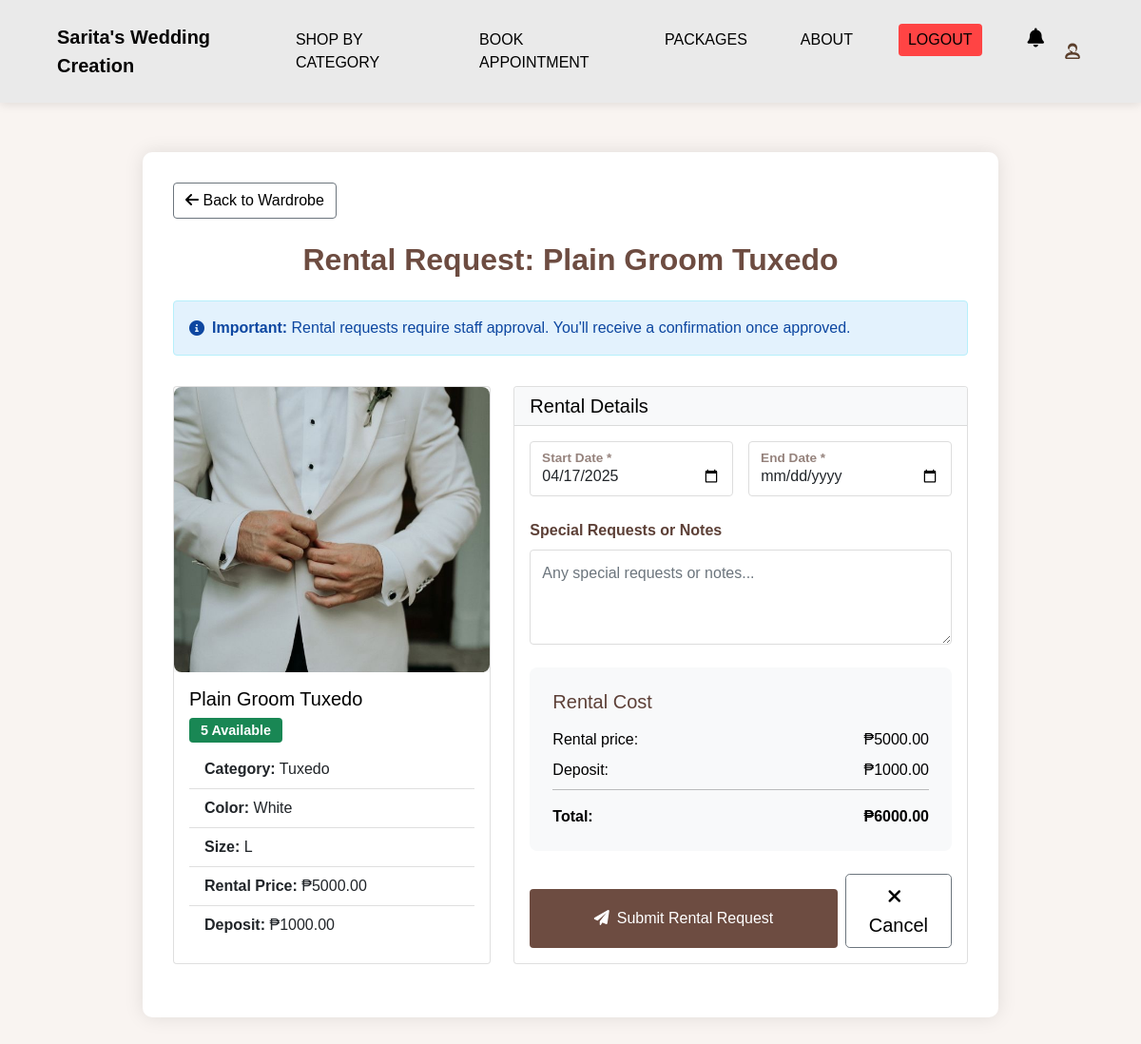
/rent-item/2/ (signed in), run on an earlier commit of the app's database.
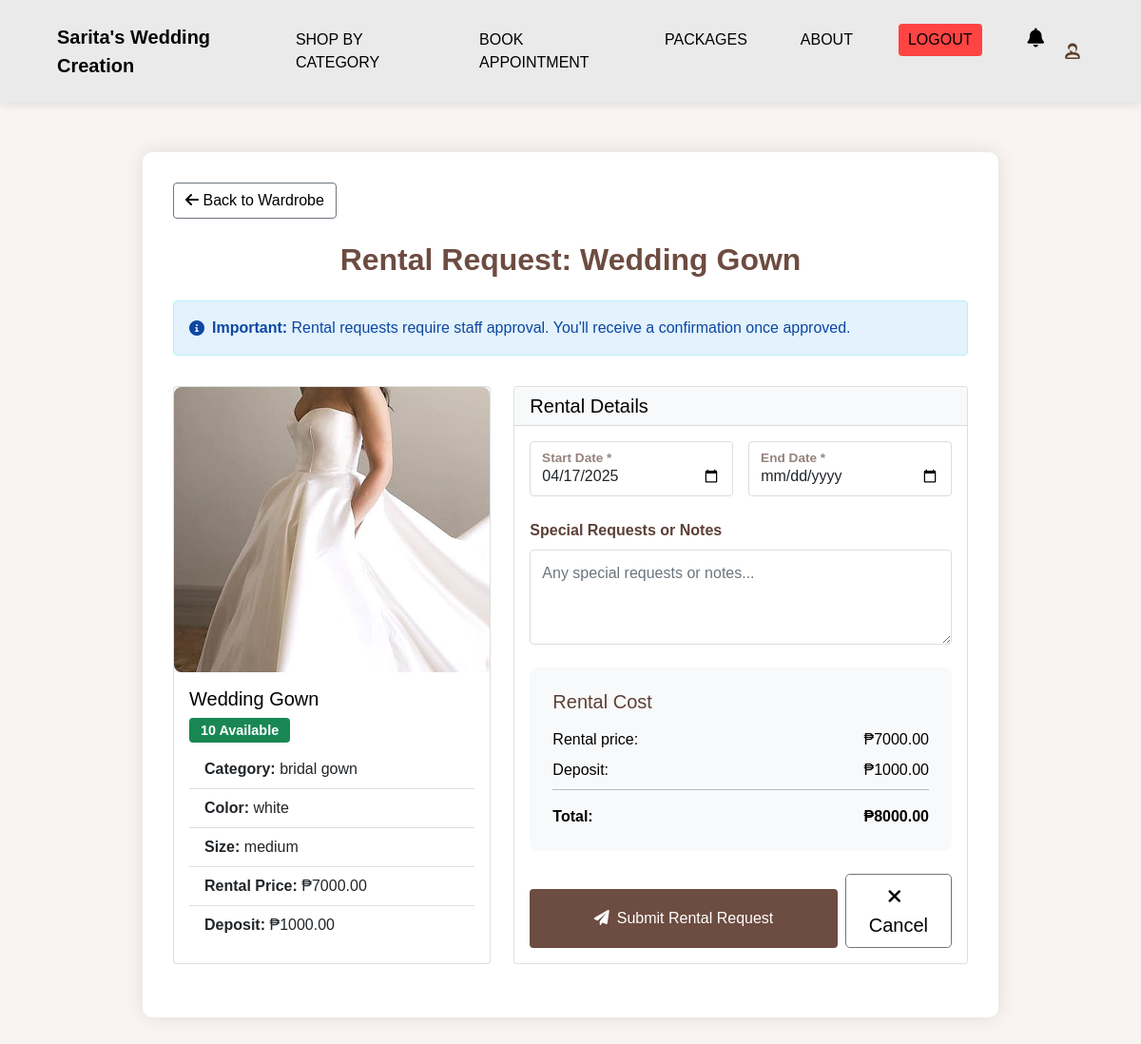
And on a later commit of the database.
### saritasapp/models.py (models this page shows, shortened)
class Inventory(models.Model):
    name = models.CharField(max_length=255)
    branch = models.ForeignKey(Branch, on_delete=models.CASCADE, related_name="inventory_items")
    category = models.ForeignKey(Category, on_delete=models.CASCADE, related_name="items")
    color = models.ForeignKey(Color, null=True, blank=True, on_delete=models.SET_NULL, related_name="inventory_items")
    size = models.ForeignKey(Size, null=True, blank=True, on_delete=models.SET_NULL, related_name="inventory_items")
    quantity = models.IntegerField(default=0)
    rental_price = models.DecimalField(max_digits=10, decimal_places=2)
    reservation_price = models.DecimalField(max_digits=10, decimal_places=2, null=True, blank=True)
    deposit_price = models.DecimalField(max_digits=10, decimal_places=2, null=True, blank=True)
    purchase_price = models.DecimalField(max_digits=10, decimal_places=2, null=True, blank=True)
    available = models.BooleanField(default=True)
    image = models.ImageField(upload_to="inventory/", null=True, blank=True)
    created_at = models.DateTimeField(auto_now_add=True)
    updated_at = models.DateTimeField(auto_now=True)
    class Meta:
        verbose_name_plural = "Inventory"
        ordering = ['-created_at']

class Category(models.Model):
    name = models.CharField(max_length=255, unique=True)
    description = models.TextField(blank=True)

class Color(models.Model):
    name = models.CharField(max_length=50, unique=True)

class Size(models.Model):
    name = models.CharField(max_length=10, unique=True)

### customerapp/views.py (the view)
# urls.py: path('rent-item/<int:inventory_id>/', views.rent_item, name='rent_item'),
@login_required
def rent_item(request, inventory_id):
    item = get_object_or_404(Inventory, pk=inventory_id)
    if request.method == 'POST':
        form = RentalForm(request.POST, inventory=item)
        if form.is_valid():
            try:
                with transaction.atomic():
                    if item.quantity <= 0:
                        messages.error(request, 'Item no longer available')
                        return redirect('customerapp:wardrobe')
                    rental = form.save(commit=False)
                    rental.inventory = item
                    rental.customer = request.user.customer_profile
                    rental.status = 'Pending'
                    rental.deposit = item.deposit_price or 0.00
                    rental.save()
                    staff_users = User.objects.filter(role='staff')
                    for staff in staff_users:
                        Notification.objects.create(
                            user=staff,
                            notification_type='rental_request',
                            rental=rental,
                            message=f'New rental request for {item.name} from {request.user.get_full_name()}',
                            url=reverse('saritasapp:rental_approvals')
                        )
                    messages.success(request, 'Rental request submitted for approval!')
                    return redirect('customerapp:my_rentals')
            except ValidationError as e:
                logger.error(f"Validation error during rental creation: {e}")
                messages.error(request, f'Validation error: {e}')
            except Exception as e:
                logger.error(f"Unexpected error during rental creation: {e}", exc_info=True)
                messages.error(request, f'An unexpected error occurred: {e}')
    else:
        form = RentalForm(inventory=item)
    return render(request, 'customerapp/rent_item.html', {
        'form': form,
        'item': item
    })

### customerapp/context_processors.py (called while the page is built)
def notifications(request):
    if request.user.is_authenticated:
        cache_key = f'unread_count_{request.user.id}'
        count = cache.get(cache_key)
        if count is None:
            count = Notification.objects.filter(
                user=request.user,
                is_read=False
            ).count()
            cache.set(cache_key, count, 60)  # Cache for 60 seconds
        return {'unread_count': count}
    return {'unread_count': 0}

### saritasapp/context_processors.py (called while the page is built)
def notifications(request):
    if request.user.is_authenticated:
        return {
            'unread_count': Notification.objects.filter(user=request.user, is_read=False).count()
        }
    return {}

### customerapp/templates/customerapp/rent_item.html (shortened to what the changed rows need)
{% extends 'customerapp/base.html' %}
{% load static %}
{% block extra_css %}
<link rel="stylesheet" href="{% static 'css/rent_item.css' %}">
{% endblock %}
{% block content %}
<div class="container py-5">
    <div class="rental-container">
        <a href="{% url 'customerapp:wardrobe' %}" class="btn btn-outline-secondary mb-4">
            <i class="fas fa-arrow-left"></i> Back to Wardrobe
        </a>
        <h2 class="page-title mb-4">Rental Request: {{ item.name }}</h2>
        <div class="alert alert-info d-flex align-items-center">
            <i class="fas fa-info-circle me-2"></i>
            <div>
            </div>
        </div>
        <div class="row g-4 mb-4">
            <div class="col-lg-5">
                <div class="card h-100">
                    <div class="item-image-container">
                        {% if item.image %}
                            <img src="{{ item.image.url }}" alt="{{ item.name }}" class="item-image">
                        {% else %}
                            <i class="fas fa-image placeholder-icon"></i>
                        {% endif %}
                    </div>
                    <div class="card-body">
                        <h5 class="card-title">{{ item.name }}</h5>
                        <div class="d-flex align-items-center mb-2">
                            <span class="badge availability-badge bg-{% if item.quantity > 0 %}success{% else %}danger{% endif %}">
                                {% if item.quantity > 0 %}
                                    {{ item.quantity }} Available
                                {% else %}
                                    Out of Stock
                                {% endif %}
                            </span>
                        </div>
                        <ul class="list-group list-group-flush">
                            <li class="list-group-item">
                                <strong>Category:</strong> {{ item.category.name }}
                            </li>
                            {% if item.color %}
                            <li class="list-group-item">
                                <strong>Color:</strong> {{ item.color.name }}
                            </li>
                            {% endif %}
                            {% if item.size %}
                            <li class="list-group-item">
                                <strong>Size:</strong> {{ item.size.name }}
                            </li>
                            {% endif %}
                            <li class="list-group-item">
                                <strong>Rental Price:</strong> ₱{{ item.rental_price|floatformat:2 }}
                            </li>
                            <li class="list-group-item">
                                <strong>Deposit:</strong> ₱{{ item.deposit_price|default:10000|floatformat:2 }}
                            </li>
                        </ul>
                    </div>
                </div>
            </div>
            <div class="col-lg-7">
                <div class="card">
                    <div class="card-body">
                        <form method="post" class="rental-form">
                            <div class="cost-preview">
                                <div>
                                    <div class="d-flex justify-content-between mb-2">
                                        <span>Rental price:</span>
                                        <span>₱{{ item.rental_price|floatformat:2 }}</span>
                                    </div>
                                    <div class="d-flex justify-content-between mb-2">
                                        <span>Deposit:</span>
                                        <span>₱{{ item.deposit_price|default:10000|floatformat:2 }}</span>
                                    </div>
                                    <div class="d-flex justify-content-between mt-3 fw-bold">
                                        <span>Total:</span>
                                        <span>₱{{ item.rental_price|add:item.deposit_price|default:10000|floatformat:2 }}</span>
                                    </div>
                                </div>
                            </div>
                        </form>
                    </div>
                </div>
            </div>
        </div>
    </div>
</div>
{% endblock %}

What changed in the data, as far as the page shows it:
changed Inventory: name "Plain Groom Tuxedo" → "Wedding Gown"; image: a different picture; quantity "5" → "10"; category.name "Tuxedo" → "bridal gown"; color.name "White" → "white"; size.name "L" → "medium"; rental_price "5000.00" → "7000.00"; rental_price|add "6000.00" → "8000.00"
